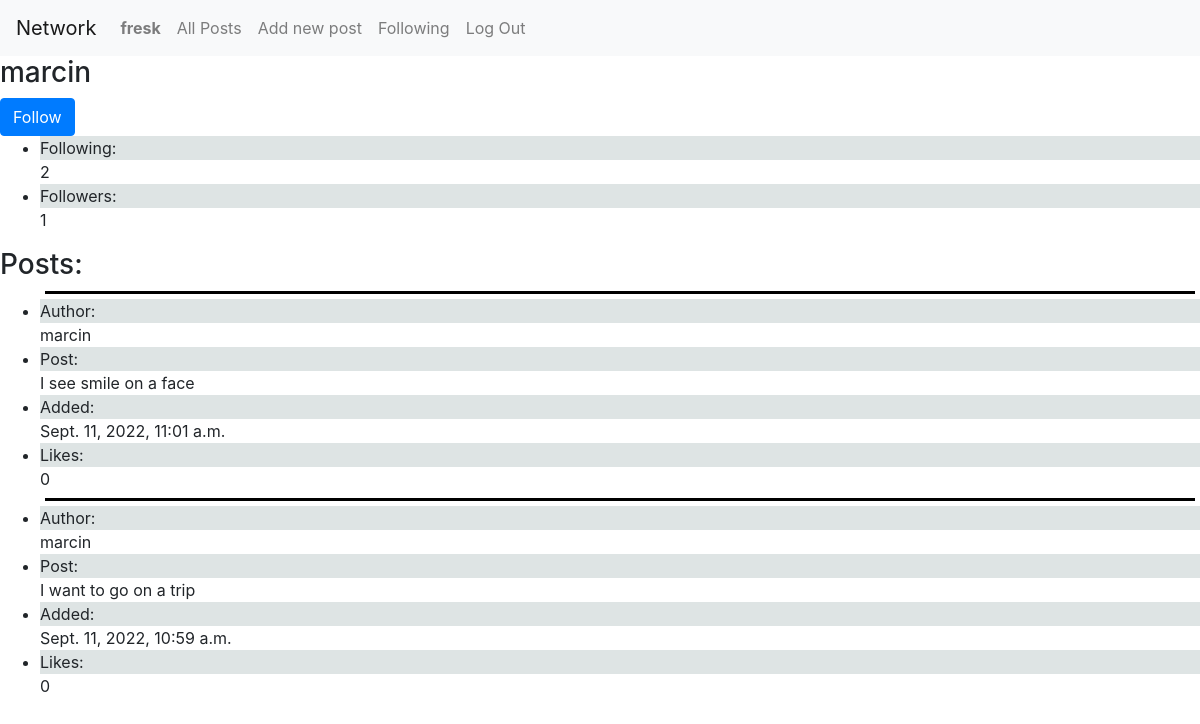
Page /profile/3 (signed in) on the earlier database version.
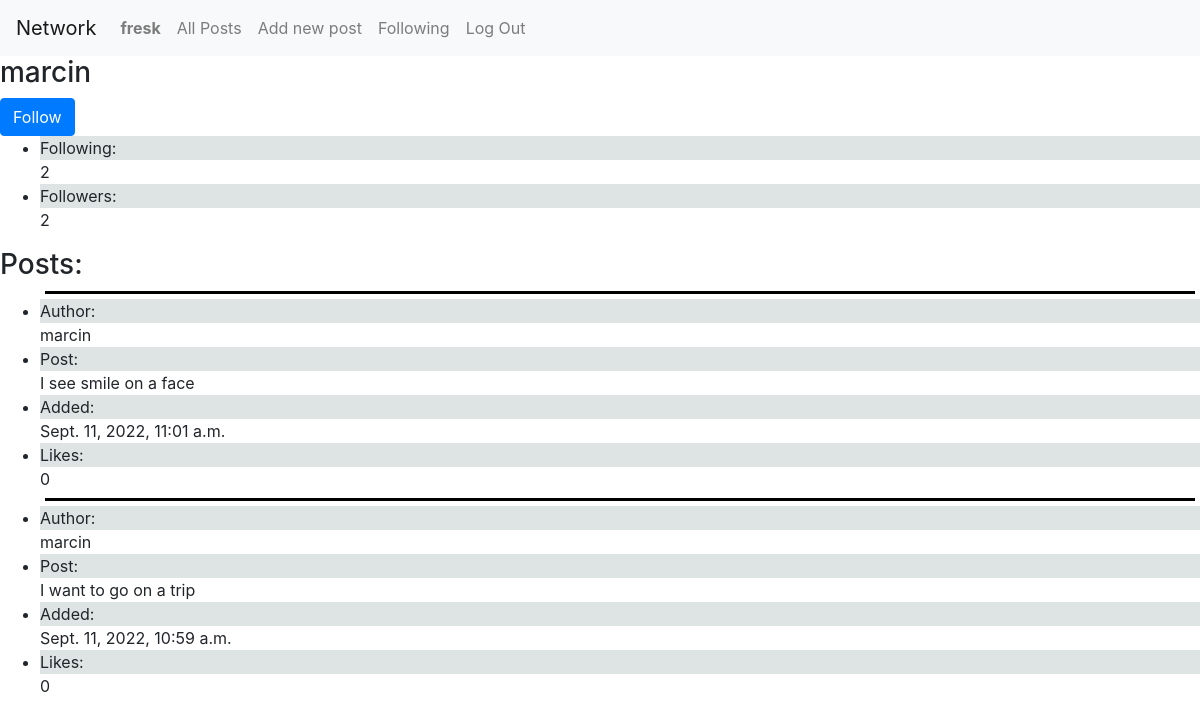
Same page on the later database version.
### network/models.py (models this page shows)
class User(AbstractUser):
    followers_number = models.IntegerField(default=0)
    following_number = models.IntegerField(default=0)
    followers = models.ManyToManyField("self", blank=True, symmetrical=False, related_name="u_followers")
    following = models.ManyToManyField("self", blank=True,  symmetrical=False, related_name="u_following")

### network/views.py (the view, shortened to what this page needs)
# urls.py: path("profile/<int:user_id>", views.profile, name="profile"),
def profile(request, user_id):
    profile = User.objects.get(id=user_id)
    posts = reversed(New_post.objects.all().filter(poster=profile.id))
    user = User.objects.get(id=request.user.id)
    return render(request, "network/profile.html", {
        "profile": profile,
        "posts": posts
    })

### network/templates/network/profile.html (shortened to what this page needs)
{% extends "network/layout.html" %}
{% block body %}
    <h3>{{ profile.username }}</h3>
    {% if profile.username != user.username %}
        {% if profile in user.following.all %}
        <form action="{% url 'profile' profile.id %}" method="post">
            {% csrf_token %}
            <input class="btn btn-primary" type="submit" value="Unfollow" name="unfollow">
        </form>
        {% else %}
        <form action="{% url 'profile' profile.id %}" method="post">
            <input class="btn btn-primary" type="submit" value="Follow" name="follow">
        </form>
        {% endif %}
    {% endif %}
    <ul>
        <li><div class="grey">Following:</div>{{ profile.following_number }}</li>
        <li><div class="grey">Followers:</div>{{ profile.followers_number }}</li>
    </ul>
    <h3>Posts:</h3>
    <ul>
        {% for post in posts %}
            <div class="line"></div>
            <div>
                <li><div class="grey">Author:</div>{{ post.poster }}</li>
                <li><div class="grey">Post:</div>{{ post.post }}</li>
                <li><div class="grey">Added:</div>{{ post.date }}</li>
                <li><div class="grey">Likes:</div>{{ post.likes }}</li>
                {% empty %}
                <li>No current posts</li>
            </div>
            {% endfor %}
    </ul>
{% endblock %}

Differences in the rows shown:
changed User "marcin": followers_number "1" → "2"
